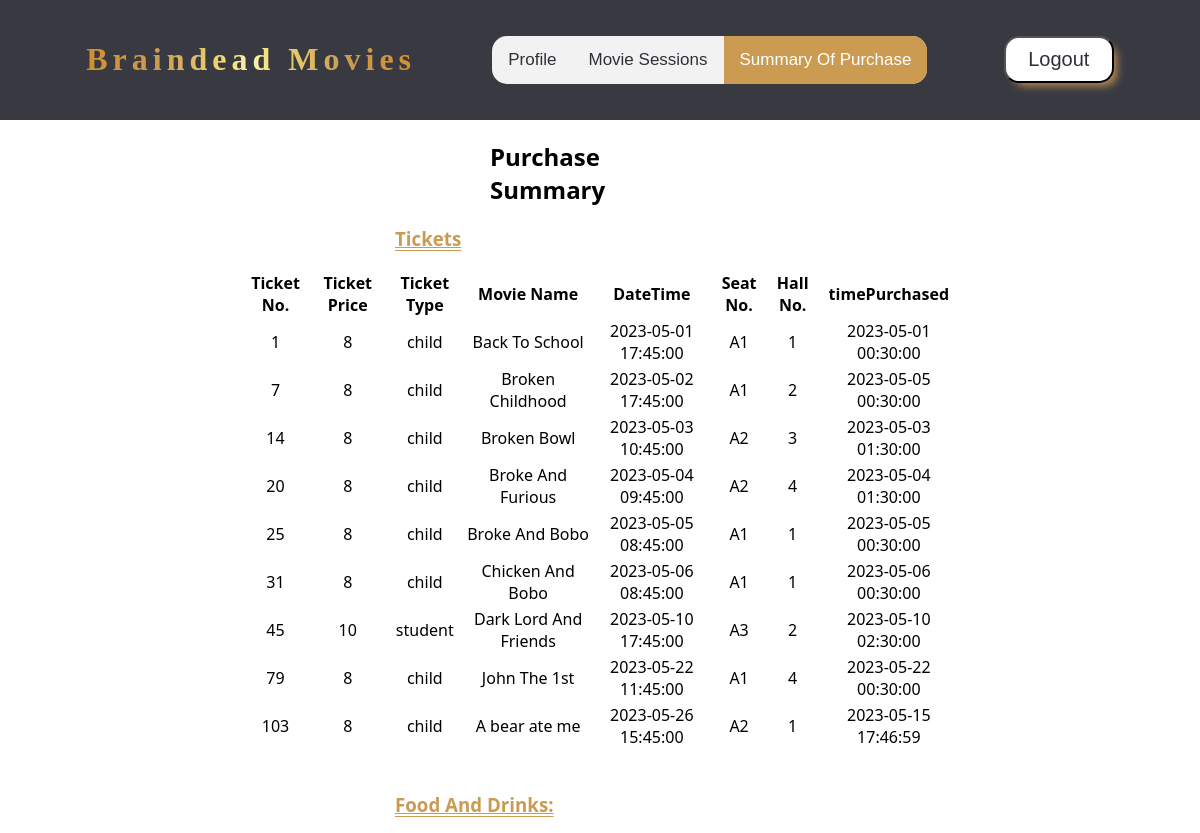
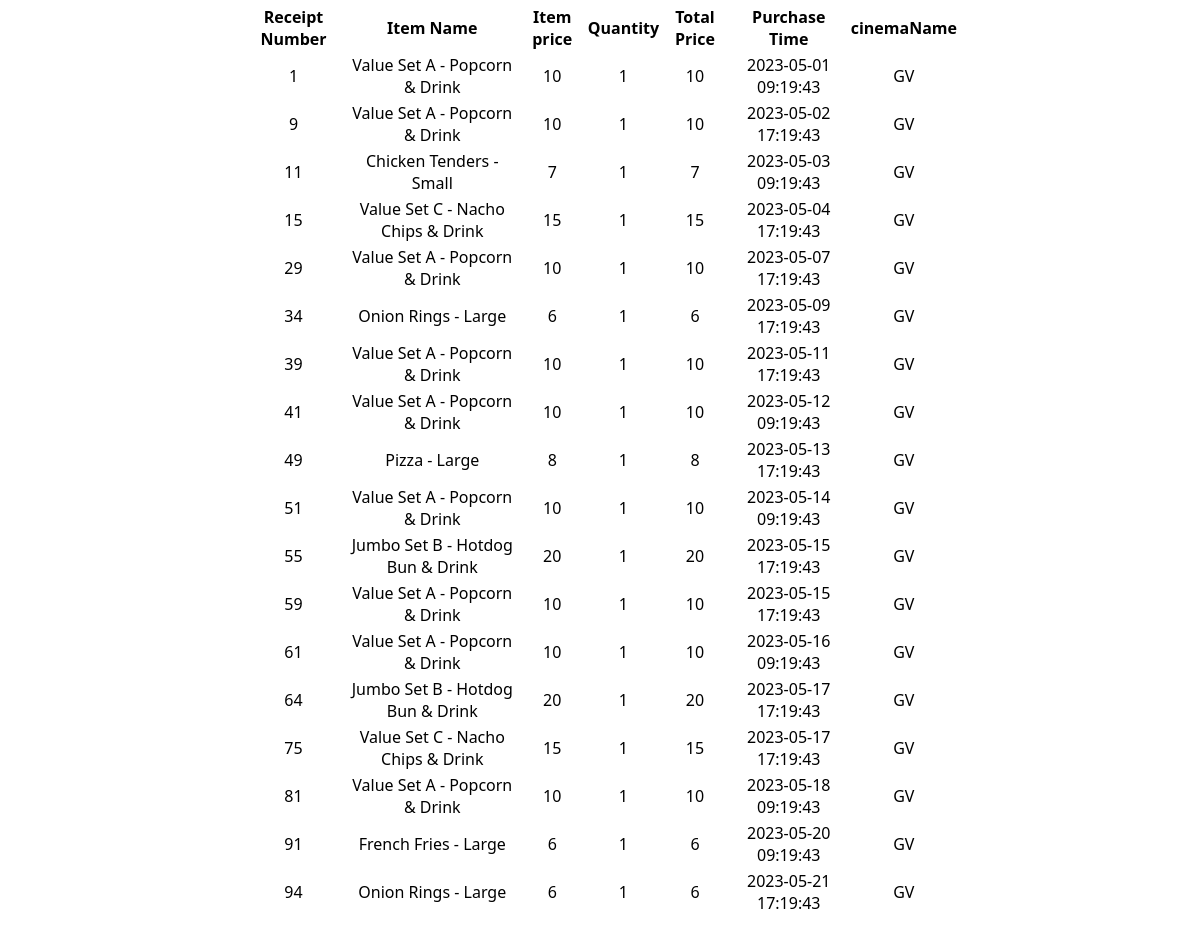
Screenshot of /GroupProject/CustomerViewSummaryOfPurchaseUI.php (signed in) with the database file from the repository (2 pictures, top to bottom).
### tables this page shows
CREATE TABLE `ticket` (
  `ticketNo` int(11) NOT NULL,
  `ticketPrice` double NOT NULL,
  `ticketType` varchar(100) NOT NULL,
  `movieName` varchar(100) NOT NULL,
  `screeningDateTime` datetime NOT NULL,
  `seatNo` varchar(20) NOT NULL,
  `username` varchar(200) NOT NULL,
  `hallNo` int(11) DEFAULT NULL,
  `timePurchased` datetime NOT NULL DEFAULT current_timestamp()
);

### GroupProject/Controller/CustomerViewSummaryOfPurchaseCTL.php (called while the page is built)
<?php
include_once "Entity/SummaryOfPurchase.php";
class CustomerViewSummaryOfPurchaseCTL
{
	public function viewSummaryOfPurchase($username)
	{
		$summary = new SummaryOfPurchase();
		$result = $summary->getSummaryOfPurchase(($username));
		return $result;
	}
}

### GroupProject/Entity/SummaryOfPurchase.php (the view)
<?php
include_once 'db.php';
class SummaryOfPurchase
{
	public function getSummaryOfPurchase($username)
	{
		global $con;
		$summaryOfPurchase = "";
		$ticketsBought = '<h3 class="cust-summary-title">Tickets</h3>';
		try {
			$sql = "SELECT * FROM ticket where username = '$username'";
			$result = mysqli_query($con, $sql);
			$ticketsBoughtArray = array();
			while ($row = mysqli_fetch_assoc($result)) {
				array_push(
					$ticketsBoughtArray,
					$row['ticketNo'],
					$row['ticketPrice'],
					$row['ticketType'],
					$row['movieName'],
					$row['screeningDateTime'],
					$row['seatNo'],
					$row['hallNo'],
					$row['timePurchased']
				);
			}
			$length = count($ticketsBoughtArray);
			$ticketsBought .= "<table style class='cust-view-summary-table'>
									<tr>
									<th>Ticket No.</th>
									<th>Ticket Price</th>
									<th>Ticket Type</th>
									<th>Movie Name</th>
									<th>DateTime</th>
									<th>Seat No.</th>
									<th>Hall No.</th>
									<th>timePurchased</th>
									</tr>";
			for ($y = 0; $y < $length; $y = $y + 8) {
				$ticketsBought .= "<tr>"
					. "<td>" . $ticketsBoughtArray[$y] . "</td>"
					. "<td>" . $ticketsBoughtArray[$y + 1] . "</td>"
					. "<td>" . $ticketsBoughtArray[$y + 2] . "</td>"
					. "<td>" . $ticketsBoughtArray[$y + 3] . "</td>"
					. "<td>" . $ticketsBoughtArray[$y + 4] . "</td>"
					. "<td>" . $ticketsBoughtArray[$y + 5] . "</td>"
					. "<td>" . $ticketsBoughtArray[$y + 6] . "</td>"
					. "<td>" . $ticketsBoughtArray[$y + 7] . "</td>"
					. "</tr>";
			}
			$ticketsBought .= "</table><br>";
			$FDBought = '<h3 class="cust-summary-title">Food And Drinks:</h3>';
			$sql = "SELECT * FROM foodanddrinkstransactions where username = '$username'";
			$result = mysqli_query($con, $sql);
			$FDBoughtArray = array();
			while ($row = mysqli_fetch_assoc($result)) {
				array_push(
					$FDBoughtArray,
					$row['foodDrinkId'],
					$row['itemName'],
					$row['itemPrice'],
					$row['quantity'],
					$row['purchaseTime'],
					$row['cinemaName']
				);
			}
			$length = count($FDBoughtArray);
			$FDBought .= "<table class='cust-view-summary-table'>
								<tr>
								<th>Receipt Number</th>
								<th>Item Name</th>
								<th>Item price</th>
								<th>Quantity</th>
								<th>Total Price</th>
								<th>Purchase Time</th>
								<th>cinemaName</th>
								</tr>";
			for ($y = 0; $y < $length; $y = $y + 6) {
				$FDBought .= "<tr>"
					. "<td>" . $FDBoughtArray[$y] . "</td>"
					. "<td>" . $FDBoughtArray[$y + 1] . "</td>"
					. "<td>" . $FDBoughtArray[$y + 2] . "</td>"
					. "<td>" . $FDBoughtArray[$y + 3] . "</td>"
					. "<td>" . $FDBoughtArray[$y + 2] * $FDBoughtArray[$y + 3] . "</td>"
					. "<td>" . $FDBoughtArray[$y + 4] . "</td>"
					. "<td>" . $FDBoughtArray[$y + 5] . "</td>"
					. "</tr>";
			}
			$FDBought .= "</table>";
			$summaryOfPurchase = $ticketsBought . $FDBought;
			return $summaryOfPurchase;
		} catch (mysqli_sql_exception $e) {
			return $summaryOfPurchase;
		}
	}
}

### GroupProject/CustomerNavBar.inc.php (shortened to what this page needs)
<?php
function navBar($page)
{
?>
    <div class="topBanner">
        <a href="CustomerLogonPageUI.php" class="title">
            <h1>Braindead Movies</h1>
        </a>
        <?php
        switch ($page) {
        ?>
            <?php
            case "Summary":
            ?>
                <div class="topnav">
                    <a href="CustomerViewProfileUI.php">Profile</a>
                    <a href="CustomerViewMovieSessionUI.php">Movie Sessions</a>
                    <a class="active" href="CustomerViewSummaryOfPurchaseUI.php">Summary Of Purchase</a>
                </div>
            <?php
                break;
            ?>
        <?php
        }
        ?>
        <form action="CustomerLogonPageUI.php" method="post">
            <input type="submit" name="logoutBTN" class="mybuttonCSS" value="Logout">
        </form>
    </div>
<?php
}
?>

### GroupProject/CustomerViewSummaryOfPurchaseUI.php (shortened to what this page needs)
<?php
include("CustomerNavBar.inc.php");
navbar("Summary");
include_once 'Controller/CustomerViewSummaryOfPurchaseCTL.php';
?>
<!DOCTYPE html>
<html lang="en">
<head>
	<link rel="stylesheet" href="./css/topNav.css">
</head>
<body>
	<div class="center-horizontal" style="max-width:220px">
		<h2>Purchase Summary</h2>
	</div>
	<?php
	function purchaseSummary()
	{
		$summaryPurchase = new CustomerViewSummaryOfPurchaseCTL();
		echo $summaryPurchase->viewSummaryOfPurchase($_SESSION['username']);
	}
	purchaseSummary();
	?>
	<br>
</body>
</html>

### GroupProject/css/topnav.css (style rules this page uses)
body { margin: 0; padding: 0; font-family: "Segoe UI", Tahoma, Geneva, Verdana, sans-serif; }
.topBanner { background-color: grey; padding: 20px 10px 20px 10px; display: flex; justify-content: space-evenly; align-items: center; background: rgb(47, 47, 56); background: radial-gradient( circle, rgb(57, 57, 66) 100%, rgba(255, 255, 255, 1) 100% ); }
.mybuttonCSS { font-family: "Gill Sans", "Gill Sans MT", Calibri, "Trebuchet MS", sans-serif; background-color: white; width: 110px; color: #2f2f38; padding: 10px 15px; cursor: pointer; font-size: 20px; border-radius: 15px; box-shadow: 6px 6px 10px -4px #cb9b51; text-decoration: none; transition: 0.3s; margin-top: 15px; }
.topnav { background-color: #f2f2f2; overflow: hidden; border-radius: 15px; }
.topnav a { float: left; color: #2f2f38; text-align: center; padding: 14px 16px; text-decoration: none; font-size: 17px; font-family: "Gill Sans", "Gill Sans MT", Calibri, "Trebuchet MS", sans-serif; }
.topnav a.active { background-color: #cb9b51; color: white; font-family: "Gill Sans", "Gill Sans MT", Calibri, "Trebuchet MS", sans-serif; }
.title { text-decoration: none; font-family: "Times New Roman", Times, serif; letter-spacing: 5px; font-weight: bold; background-image: linear-gradient( to right, #d1902f 0, #cb9b51 22%, #f6e27a 45%, #f6f2c0 50%, #f6e27a 55%, #cb9b51 78%, #d1902f 100% ); color: transparent; -webkit-background-clip: text; }
.center-horizontal { max-width: 200px; margin: auto; }
.cust-view-summary-table { width: 60%; margin: auto; text-align: center; }
.cust-summary-title { color: #cb9b51; margin-left: 395px; text-decoration: underline; text-decoration-style: double; }

### rows the page displays
ticket: hallNo "1", ticketPrice "8", ticketType "child", seatNo "A1", timePurchased "2023-05-05 00:30:00", ticketNo "25", movieName "Broke And Bobo", screeningDateTime "2023-05-05 08:45:00"

### other values shown
$ticketsBoughtArray[$y + 3] "Back To School"
$ticketsBoughtArray[$y + 4] "2023-05-01 17:45:00"
$ticketsBoughtArray[$y + 7] "2023-05-01 00:30:00"
$ticketsBoughtArray[$y] "7"
$ticketsBoughtArray[$y + 3] "Broken Childhood"
$ticketsBoughtArray[$y + 4] "2023-05-02 17:45:00"
$ticketsBoughtArray[$y + 6] "2"
$ticketsBoughtArray[$y] "14"
$ticketsBoughtArray[$y + 3] "Broken Bowl"
$ticketsBoughtArray[$y + 4] "2023-05-03 10:45:00"
$ticketsBoughtArray[$y + 5] "A2"
$ticketsBoughtArray[$y + 6] "3"
$ticketsBoughtArray[$y + 7] "2023-05-03 01:30:00"
$ticketsBoughtArray[$y] "20"
$ticketsBoughtArray[$y + 3] "Broke And Furious"
